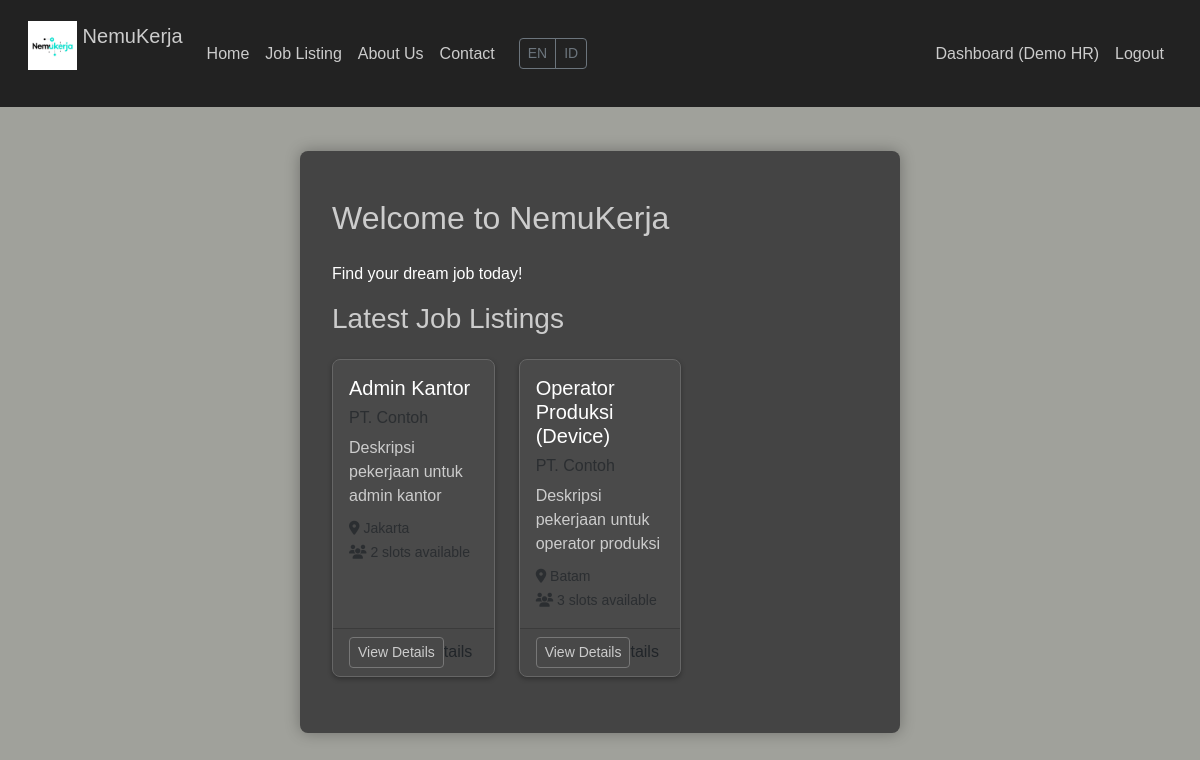
Screenshot of / (signed in) with the database file from the repository.
### models.py (models this page shows)
class User(db.Model, UserMixin):
    __tablename__ = 'user'
    __table_args__ = {'extend_existing': True}
    id = db.Column(db.Integer, primary_key=True)
    email = db.Column(db.String(120), unique=True, nullable=False)
    password_hash = db.Column(db.String(128), nullable=False)
    role = db.Column(db.String(20), nullable=False)
    name = db.Column(db.String(100), nullable=False)
    phone = db.Column(db.String(20), nullable=True)
    created_at = db.Column(db.DateTime, default=datetime.utcnow)
    company = db.relationship('Company', backref='user', uselist=False, lazy=True)
    applications = db.relationship('Application', backref='applicant', lazy=True)

class Job(db.Model):
    __tablename__ = 'job'
    __table_args__ = {'extend_existing': True}
    id = db.Column(db.Integer, primary_key=True)
    title = db.Column(db.String(100), nullable=False)
    location = db.Column(db.String(100), nullable=False)
    description = db.Column(db.Text, nullable=False)
    slots = db.Column(db.Integer, nullable=False)
    is_open = db.Column(db.Boolean, default=True)
    company_id = db.Column(db.Integer, db.ForeignKey('company.id'), nullable=False)
    created_at = db.Column(db.DateTime, default=datetime.utcnow)
    applications = db.relationship('Application', backref='job', lazy=True)

class Company(db.Model):
    __tablename__ = 'company'
    __table_args__ = {'extend_existing': True}
    id = db.Column(db.Integer, primary_key=True)
    user_id = db.Column(db.Integer, db.ForeignKey('user.id'), nullable=False)
    company_name = db.Column(db.String(100), nullable=False)
    description = db.Column(db.Text)
    website = db.Column(db.String(200))
    created_at = db.Column(db.DateTime, default=datetime.utcnow)
    jobs = db.relationship('Job', backref='company', lazy=True)

### app.py (the view)
    @app.route('/')
    def index():
        jobs = Job.query.filter_by(is_open=True).order_by(Job.created_at.desc()).all()
        return render_template('base.html', jobs=jobs)

### templates/base.html (shortened to what this page needs)
<!DOCTYPE html>
<html lang="en">
<head>
    <link href="https://cdn.jsdelivr.net/npm/bootstrap@5.3.2/dist/css/bootstrap.min.css" rel="stylesheet">
    <link rel="stylesheet" href="{{ url_for('static', filename='style.css') }}">
    <link rel="stylesheet" href="https://cdnjs.cloudflare.com/ajax/libs/font-awesome/6.4.0/css/all.min.css">
</head>
<body>
    <nav class="navbar navbar-expand-lg fixed-top">
        <div class="container-fluid">
            <a class="navbar-brand" href="{{ url_for('index') }}">
                <img src="{{ url_for('static', filename='images/logopeb.png') }}" alt="NemuKerja Logo" width="49" height="49" class="d-inline-block align-top">
                NemuKerja
            </a>
            <div class="collapse navbar-collapse justify-content-center" id="navbarNav">
                <ul class="navbar-nav">
                    <li class="nav-item">
                        <a class="nav-link" href="{{ url_for('index') }}">Home</a>
                    </li>
                    <li class="nav-item">
                        <a class="nav-link" href="{{ url_for('dashboard') }}">Job Listing</a>
                    </li>
                    <li class="nav-item">
                        <a class="nav-link" href="{{ url_for('about') }}">About Us</a>
                    </li>
                    <li class="nav-item">
                        <a class="nav-link" href="{{ url_for('contact') }}">Contact</a>
                    </li>
                </ul>
                <div class="btn-group flagselection ms-3">
                    <button class="btn btn-sm btn-outline-secondary">EN</button>
                    <button class="btn btn-sm btn-outline-secondary">ID</button>
                </div>
                <ul class="navbar-nav ms-auto">
                    {% if current_user.is_authenticated %}
                        <li class="nav-item">
                            <a class="nav-link" href="{{ url_for('dashboard') }}">Dashboard ({{ current_user.name }})</a>
                        </li>
                        <li class="nav-item">
                            <a class="nav-link btn btn-outline-danger" href="{{ url_for('logout') }}">Logout</a>
                        </li>
                    {% endif %}
                </ul>
            </div>
        </div>
    </nav>
    <main class="main-content">
        {% block content %}
        <div class="container mt-5 pt-5">
            <h2>Welcome to NemuKerja</h2>
            <p>Find your dream job today!</p>
            <h3>Latest Job Listings</h3>
            <div class="row">
                {% for job in jobs %}
                <div class="col-md-6 col-lg-4 mb-4">
                    <div class="card h-100">
                        <div class="card-body">
                            <h5 class="card-title">{{ job.title }}</h5>
                            <h6 class="card-subtitle mb-2 text-muted">{{ job.company.company_name }}</h6>
                            <p class="card-text">{{ job.description[:100] }}{% if job.description|length > 100 %}...{% endif %}</p>
                            <p class="card-text">
                                <small class="text-muted">
                                    <i class="fas fa-map-marker-alt"></i> {{ job.location }}<br>
                                    <i class="fas fa-users"></i> {{ job.slots }} slots available
                                </small>
                            </p>
                        </div>
                        <div class="card-footer">
                           <button type="button" class="btn btn-outline-primary btn-sm"
                            onclick="showJobDetail('{{ job.id }}')">
                        View Details
                    </button>tails
                        </div>
                    </div>
                </div>
                {% else %}
                <div class="col-12">
                    <p>No jobs available at the moment.</p>
                </div>
                {% endfor %}
            </div>
        </div>
        {% endblock %}
    </main>
</body>
</html>

### static/style.css (style rules this page uses)
body { background-color: #A0A19B; font-family: Arial, sans-serif; display: flex; justify-content: center; align-items: center; min-height: 100vh; margin: 0; color: #ffffff; }
.container { background: #444444; border-radius: 8px; box-shadow: 0 0 15px rgba(0, 0, 0, 0.3); padding: 2rem; max-width: 600px; width: 100%; margin: 20px auto; }
h2, h3 { color: #cccccc; margin-bottom: 1.5rem; }
img { margin-bottom: 1rem; background-color: #555555; }
.btn-outline-primary { border-color: #777777; color: #cccccc; }
.btn-outline-danger { border-color: #dc3545; color: #dc3545; }
.card { border: 1px solid #666666; border-radius: 8px; box-shadow: 0 2px 5px rgba(0, 0, 0, 0.3); background-color: #4a4a4a; }
.card-body { padding: 1rem; }
.card-title { margin-bottom: 0.75rem; color: #ffffff; }
.card-text { margin-bottom: 0.5rem; color: #cccccc; }
.navbar { background-color: #222222; padding: 1rem; }
.navbar-brand, .nav-link { color: #cccccc !important; }
body { padding-top: 56px; }

### rows the page displays
User: name "Demo HR"
Job: title "Admin Kantor", company.company_name "PT. Contoh", description "Deskripsi pekerjaan untuk admin kantor", location "Jakarta", slots "2"
Job: title "Operator Produksi (Device)", company.company_name "PT. Contoh", description "Deskripsi pekerjaan untuk operator produksi", location "Batam", slots "3"
